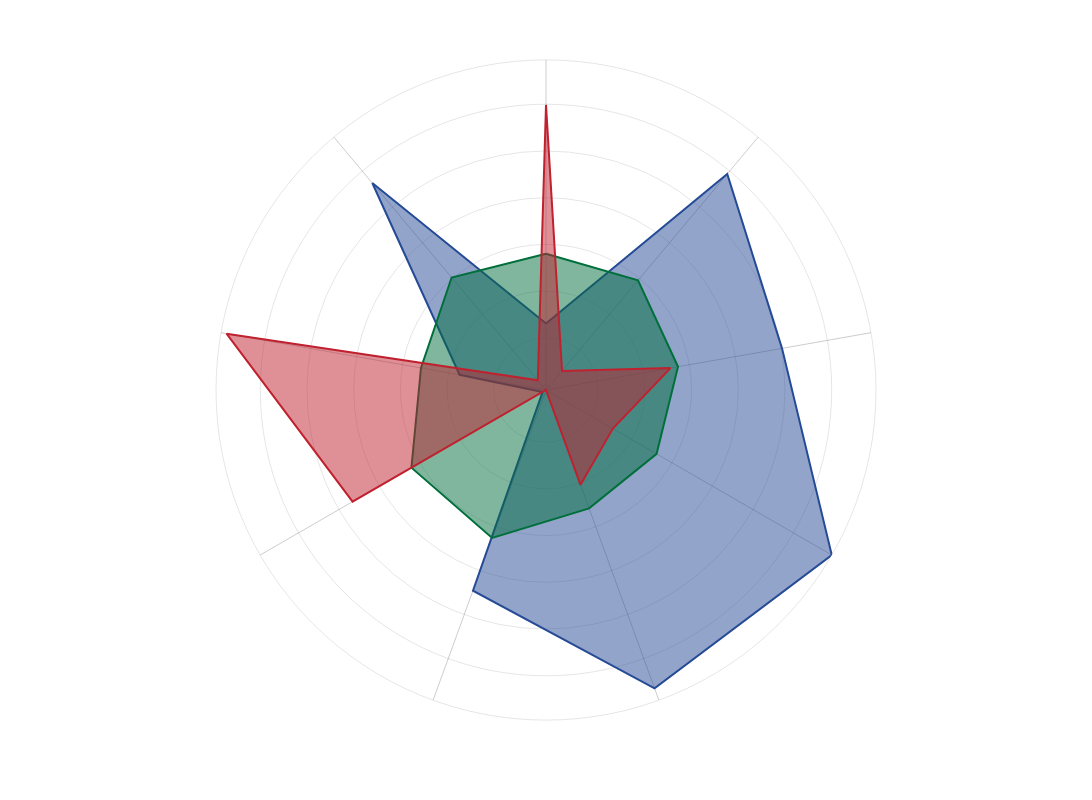

Notebook cell for this chart:
### Code cell
#Plot polar chart
polar=df.groupby("cluster").mean().reset_index()
polar=pd.melt(polar,id_vars=["cluster"])
fig4 = px.line_polar(polar, r="value", theta="variable", color="cluster", line_close=True,height=800,width=1400,
                     color_discrete_sequence=["#264b96", "#006f3c", "#bf212f"])
fig4.update_traces(fill = 'toself')

fig4.update_layout({
'plot_bgcolor': 'rgba(0, 0, 0, 0)',
'paper_bgcolor': 'rgba(0, 0, 0, 0)',
'showlegend':False,
'polar':{'radialaxis':{'visible':True},
         'angularaxis': {'showticklabels':True},
         'bgcolor':"rgba(0, 0, 0, 0)",
         'angularaxis_color':"rgba(0, 0, 0, 0)",            #label colour
         'angularaxis_linecolor':"rgba(0, 0, 0, 0)",
         'radialaxis_linecolor':"rgba(0, 0, 0, 0)",
         'radialaxis_tickfont_color':"rgba(0, 0, 0, 0)",
         'angularaxis_gridcolor' : "rgba(0, 0, 0, 0.2)",
         'angularaxis_linecolor' : "rgba(0, 0, 0, 0.1)",
         'radialaxis_gridcolor' : "rgba(0, 0, 0, 0.1)"
         }
})
fig4.write_image('.img/polarchart.png')
fig4.show()

### Figure 1 — Plotly figure (JSON) as saved in the notebook; plotly's stock layout.template omitted (floating-point values rounded to 4 significant figures)
{"data": [{"fill": "toself", "hovertemplate": "cluster=1<br>value=%{r}<br>variable=%{theta}<extra></extra>", "legendgroup": "1", "line": {"color": "#264b96", "dash": "solid"}, "marker": {"symbol": "circle"}, "mode": "lines", "name": "1", "r": [-0.8455, 1.46, 1.007, 1.974, 1.84, 0.7274, -1.516, -0.6185, 1.334, -0.8455], "showlegend": true, "subplot": "polar", "theta": ["x2", "x3", "x4", "x5", "x6", "x7", "x8", "x9", "x10", "x2"], "type": "scatterpolar"}, {"fill": "toself", "hovertemplate": "cluster=2<br>value=%{r}<br>variable=%{theta}<extra></extra>", "legendgroup": "2", "line": {"color": "#006f3c", "dash": "solid"}, "marker": {"symbol": "circle"}, "mode": "lines", "name": "2", "r": [-0.09967, -0.02597, -0.1232, -0.1912, -0.2095, 0.1278, 0.1052, -0.1993, 0.01337, -0.09967], "showlegend": true, "subplot": "polar", "theta": ["x2", "x3", "x4", "x5", "x6", "x7", "x8", "x9", "x10", "x2"], "type": "scatterpolar"}, {"fill": "toself", "hovertemplate": "cluster=3<br>value=%{r}<br>variable=%{theta}<extra></extra>", "legendgroup": "3", "line": {"color": "#bf212f", "dash": "solid"}, "marker": {"symbol": "circle"}, "mode": "lines", "name": "3", "r": [1.493, -1.291, -0.2061, -0.7314, -0.4776, -1.558, 0.8327, 1.914, -1.421, 1.493], "showlegend": true, "subplot": "polar", "theta": ["x2", "x3", "x4", "x5", "x6", "x7", "x8", "x9", "x10", "x2"], "type": "scatterpolar"}], "layout": {"height": 800, "legend": {"title": {"text": "cluster"}, "tracegroupgap": 0}, "margin": {"t": 60}, "paper_bgcolor": "rgba(0, 0, 0, 0)", "plot_bgcolor": "rgba(0, 0, 0, 0)", "polar": {"angularaxis": {"color": "rgba(0, 0, 0, 0)", "direction": "clockwise", "gridcolor": "rgba(0, 0, 0, 0.2)", "linecolor": "rgba(0, 0, 0, 0.1)", "rotation": 90, "showticklabels": true}, "bgcolor": "rgba(0, 0, 0, 0)", "domain": {"x": [0, 1], "y": [0, 1]}, "radialaxis": {"gridcolor": "rgba(0, 0, 0, 0.1)", "linecolor": "rgba(0, 0, 0, 0)", "tickfont": {"color": "rgba(0, 0, 0, 0)"}, "visible": true}}, "showlegend": false, "width": 1400}}
